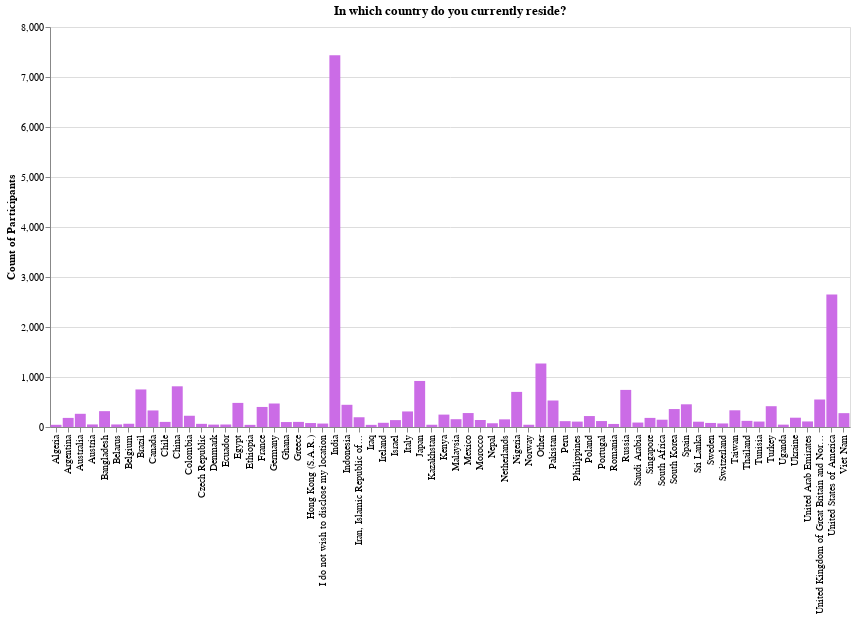

Notebook code cell kept with this figure:
### Code cell
ordered_bar(df, 'Q3', size=[800,400])

### Figure 1 — Vega-Lite specification as saved in the notebook (floating-point values rounded to 4 significant figures)
{"config": {"view": {"continuousWidth": 400, "continuousHeight": 300}}, "data": {"name": "data-d338acc79ddb6a16042ad514881788f1"}, "mark": {"type": "bar", "color": "#CB6CE6"}, "encoding": {"x": {"type": "nominal", "field": "Q3", "title": null}, "y": {"type": "quantitative", "field": "Time from Start to Finish (seconds)", "title": "Count of Participants"}}, "height": 400, "title": "In which country do you currently reside?", "width": 800, "$schema": "https://vega.github.io/schema/vega-lite/v4.8.1.json", "datasets": {"data-d338acc79ddb6a16042ad514881788f1": [{"Q3": "Algeria", "Time from Start to Finish (seconds)": 44}, {"Q3": "Argentina", "Time from Start to Finish (seconds)": 182}, {"Q3": "Australia", "Time from Start to Finish (seconds)": 264}, {"Q3": "Austria", "Time from Start to Finish (seconds)": 51}, {"Q3": "Bangladesh", "Time from Start to Finish (seconds)": 317}, {"Q3": "Belarus", "Time from Start to Finish (seconds)": 51}, {"Q3": "Belgium", "Time from Start to Finish (seconds)": 65}, {"Q3": "Brazil", "Time from Start to Finish (seconds)": 751}, {"Q3": "Canada", "Time from Start to Finish (seconds)": 331}, {"Q3": "Chile", "Time from Start to Finish (seconds)": 102}, {"Q3": "China", "Time from Start to Finish (seconds)": 814}, {"Q3": "Colombia", "Time from Start to Finish (seconds)": 225}, {"Q3": "Czech Republic", "Time from Start to Finish (seconds)": 63}, {"Q3": "Denmark", "Time from Start to Finish (seconds)": 48}, {"Q3": "Ecuador", "Time from Start to Finish (seconds)": 50}, {"Q3": "Egypt", "Time from Start to Finish (seconds)": 482}, {"Q3": "Ethiopia", "Time from Start to Finish (seconds)": 43}, {"Q3": "France", "Time from Start to Finish (seconds)": 401}, {"Q3": "Germany", "Time from Start to Finish (seconds)": 470}, {"Q3": "Ghana", "Time from Start to Finish (seconds)": 99}, {"Q3": "Greece", "Time from Start to Finish (seconds)": 102}, {"Q3": "Hong Kong (S.A.R.)", "Time from Start to Finish (seconds)": 79}, {"Q3": "I do not wish to disclose my location", "Time from Start to Finish (seconds)": 69}, {"Q3": "India", "Time from Start to Finish (seconds)": 7434}, {"Q3": "Indonesia", "Time from Start to Finish (seconds)": 444}, {"Q3": "Iran, Islamic Republic of...", "Time from Start to Finish (seconds)": 195}, {"Q3": "Iraq", "Time from Start to Finish (seconds)": 43}, {"Q3": "Ireland", "Time from Start to Finish (seconds)": 84}, {"Q3": "Israel", "Time from Start to Finish (seconds)": 138}, {"Q3": "Italy", "Time from Start to Finish (seconds)": 311}, {"Q3": "Japan", "Time from Start to Finish (seconds)": 921}, {"Q3": "Kazakhstan", "Time from Start to Finish (seconds)": 45}, {"Q3": "Kenya", "Time from Start to Finish (seconds)": 248}, {"Q3": "Malaysia", "Time from Start to Finish (seconds)": 156}, {"Q3": "Mexico", "Time from Start to Finish (seconds)": 279}, {"Q3": "Morocco", "Time from Start to Finish (seconds)": 140}, {"Q3": "Nepal", "Time from Start to Finish (seconds)": 75}, {"Q3": "Netherlands", "Time from Start to Finish (seconds)": 153}, {"Q3": "Nigeria", "Time from Start to Finish (seconds)": 702}, {"Q3": "Norway", "Time from Start to Finish (seconds)": 45}, {"Q3": "Other", "Time from Start to Finish (seconds)": 1270}, {"Q3": "Pakistan", "Time from Start to Finish (seconds)": 530}, {"Q3": "Peru", "Time from Start to Finish (seconds)": 117}, {"Q3": "Philippines", "Time from Start to Finish (seconds)": 108}, {"Q3": "Poland", "Time from Start to Finish (seconds)": 219}, {"Q3": "Portugal", "Time from Start to Finish (seconds)": 119}, {"Q3": "Romania", "Time from Start to Finish (seconds)": 61}, {"Q3": "Russia", "Time from Start to Finish (seconds)": 742}, {"Q3": "Saudi Arabia", "Time from Start to Finish (seconds)": 89}, {"Q3": "Singapore", "Time from Start to Finish (seconds)": 182}, {"Q3": "South Africa", "Time from Start to Finish (seconds)": 146}, {"Q3": "South Korea", "Time from Start to Finish (seconds)": 359}, {"Q3": "Spain", "Time from Start to Finish (seconds)": 454}, {"Q3": "Sri Lanka", "Time from Start to Finish (seconds)": 106}, {"Q3": "Sweden", "Time from Start to Finish (seconds)": 81}, {"Q3": "Switzerland", "Time from Start to Finish (seconds)": 71}, {"Q3": "Taiwan", "Time from Start to Finish (seconds)": 334}, {"Q3": "Thailand", "Time from Start to Finish (seconds)": 123}, {"Q3": "Tunisia", "Time from Start to Finish (seconds)": 109}, {"Q3": "Turkey", "Time from Start to Finish (seconds)": 416}, {"Q3": "Uganda", "Time from Start to Finish (seconds)": 47}, {"Q3": "Ukraine", "Time from Start to Finish (seconds)": 186}, {"Q3": "United Arab Emirates", "Time from Start to Finish (seconds)": 111}, {"Q3": "United Kingdom of Great Britain and Northern Ireland", "Time from Start to Finish (seconds)": 550}, {"Q3": "United States of America", "Time from Start to Finish (seconds)": 2650}, {"Q3": "Viet Nam", "Time from Start to Finish (seconds)": 277}]}}
